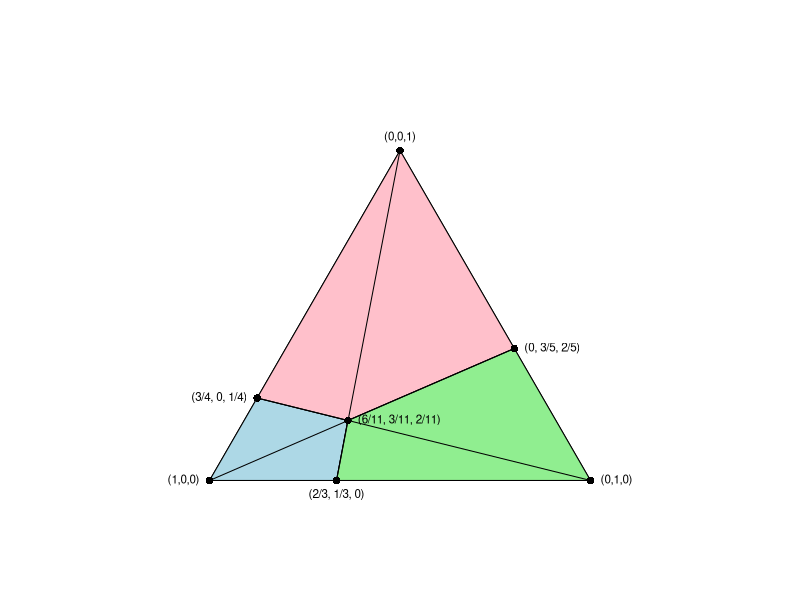
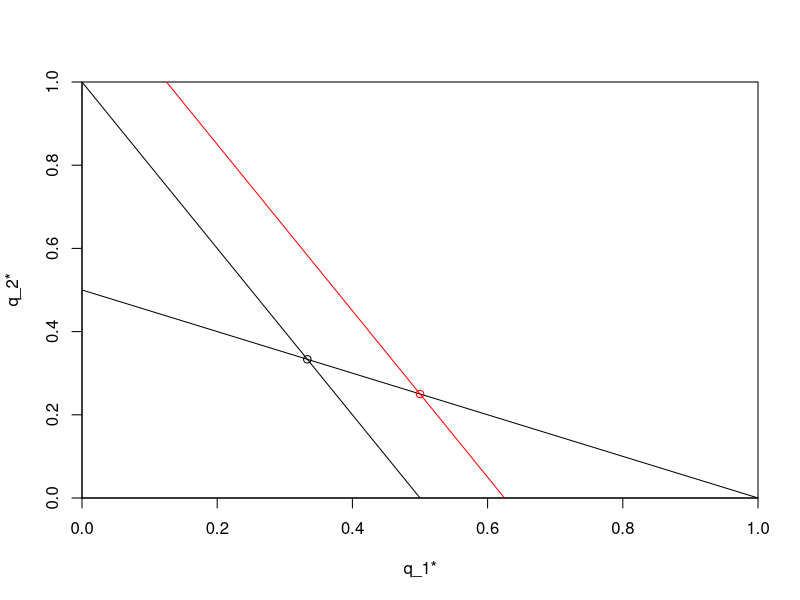
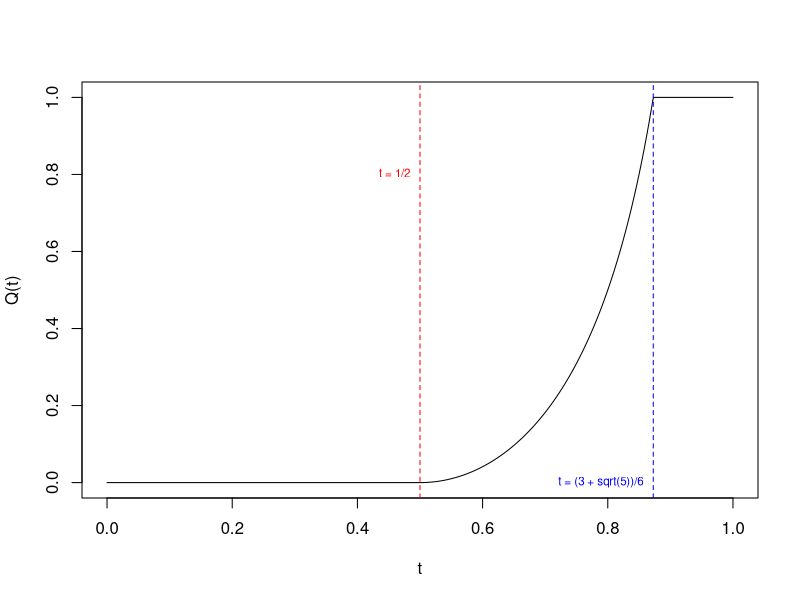

The R script that drew these images, in order:
## ---- chunk 1
knitr::opts_chunk$set(echo = TRUE)

library(tidyverse)
## ---- chunk 2
simplex <- function(label = c("(1,0,0)", "(0,1,0)", "(0,0,1)"),
                    ...) {
  # empty plot
  op <- par(mar=c(1,0,0,0) + 0.1, pty="s")
  plot(x=c(-0.2,1.2), y=c(-0.2,1.2), type="n", 
       axes=FALSE, xlab="", ylab="")

  # triangle (borders)
  points(x=c(0,0.5,1,0), y=c(0,0.5*sqrt(3),0,0), type="l")

  # labels
  if (!is.null(label)) {
    text(x=0.5, y=0.5*sqrt(3), pos=3, labels=label[3], cex = .7)
    text(x=0.0, y=0.0, pos=2, labels=label[1], cex = .7)
    text(x=1.0, y=0.0, pos=4, labels=label[2], cex = .7)
  }
  
  # restore plotting parameters
  par(op)
}

simplex()

polygon(x=c(0,  1/8, 0.363, 1/3), y=c(0,  1/8*sqrt(3), 0.5*sqrt(3)*2/11, 0), col = "lightblue")
polygon(x=c(0.5, 4/5, 0.363, 1/8), y=c(0.5*sqrt(3), (2/5)*0.5*sqrt(3), 0.5*sqrt(3)*2/11, 1/8*sqrt(3)), col = "pink")
polygon(x=c(1, 4/5, 0.363, 1/3), y=c(0, (2/5)*0.5*sqrt(3), 0.5*sqrt(3)*2/11, 0), col = "lightgreen")

points(x = 1/3, y=0, pch = 16)
text(x = 1/3, y=0, pos = 1, "(2/3, 1/3, 0)", cex = .7)
segments(x1 = 1/3, y1 = 0, x0=0.5, y0=0.5*sqrt(3))

points(x=1/8, y=1/8*sqrt(3), pch = 16)
text(x=1/8, y=1/8*sqrt(3), pos = 2, "(3/4, 0, 1/4)", cex = .7)
segments(x1=1/8, y1=1/8*sqrt(3), x0=1, y0=0)

points(x=4/5, y=(2/5)*0.5*sqrt(3), pch = 16)
text(x=4/5, y=(2/5)*0.5*sqrt(3), pos = 4, "(0, 3/5, 2/5)", cex = .7)
segments(x1=4/5, y1=(2/5)*0.5*sqrt(3), x0=0, y0=0)

points(x=0.5, y=0.5*sqrt(3), pch=16)
points(x=0.0, y=0.0, pch=16)
points(x=1.0, y=0.0, pch=16)

points(x=0.363, y=0.5*sqrt(3)*2/11, pch=16)
text(x=0.363, y=0.5*sqrt(3)*2/11, pos = 4, "(6/11, 3/11, 2/11)", cex = .7)

## ---- chunk 3

plot(1, type = "n", xlim=c(0, 1), ylim =c(0, 1), xlab="q_1*", ylab = "q_2*", xaxs="i", yaxs="i")

segments(x0=0, x1=1/2, y0=1, y1=0)
segments(y0=0, y1=1/2, x0=1, x1=0)
segments(x0=0, x1=5/8, y0=5/4, y1=0, col ="red")

points(x=1/3, y=1/3)
points(x=1/2, y=1/4, col ="red")

## ---- chunk 4
plot(1, type = "n", xlim = c(0,1), ylim = c(0,1), xlab = "t", ylab = "Q(t)")

df <- tibble(t = seq(0, 1, .001)) %>%
  mutate(q_t = -2 + sqrt(1/(t*(1-t))),
         q_t = case_when(t < 1/2 ~ 0,
                         t > (3 + sqrt(5))/6 ~ 1,
                         TRUE ~ q_t))

lines(x=df$t, y=df$q_t)

abline(v = 1/2, lty=2, col = "red")

text("t = 1/2", x = 0.5, y = 0.8, pos = 2, cex = .7, col = "red")

abline(v = (3 + sqrt(5))/6, lty=2, col = "blue")

text("t = (3 + sqrt(5))/6", x = (3 + sqrt(5))/6, y = 0, pos = 2, cex = .7, col = "blue")

